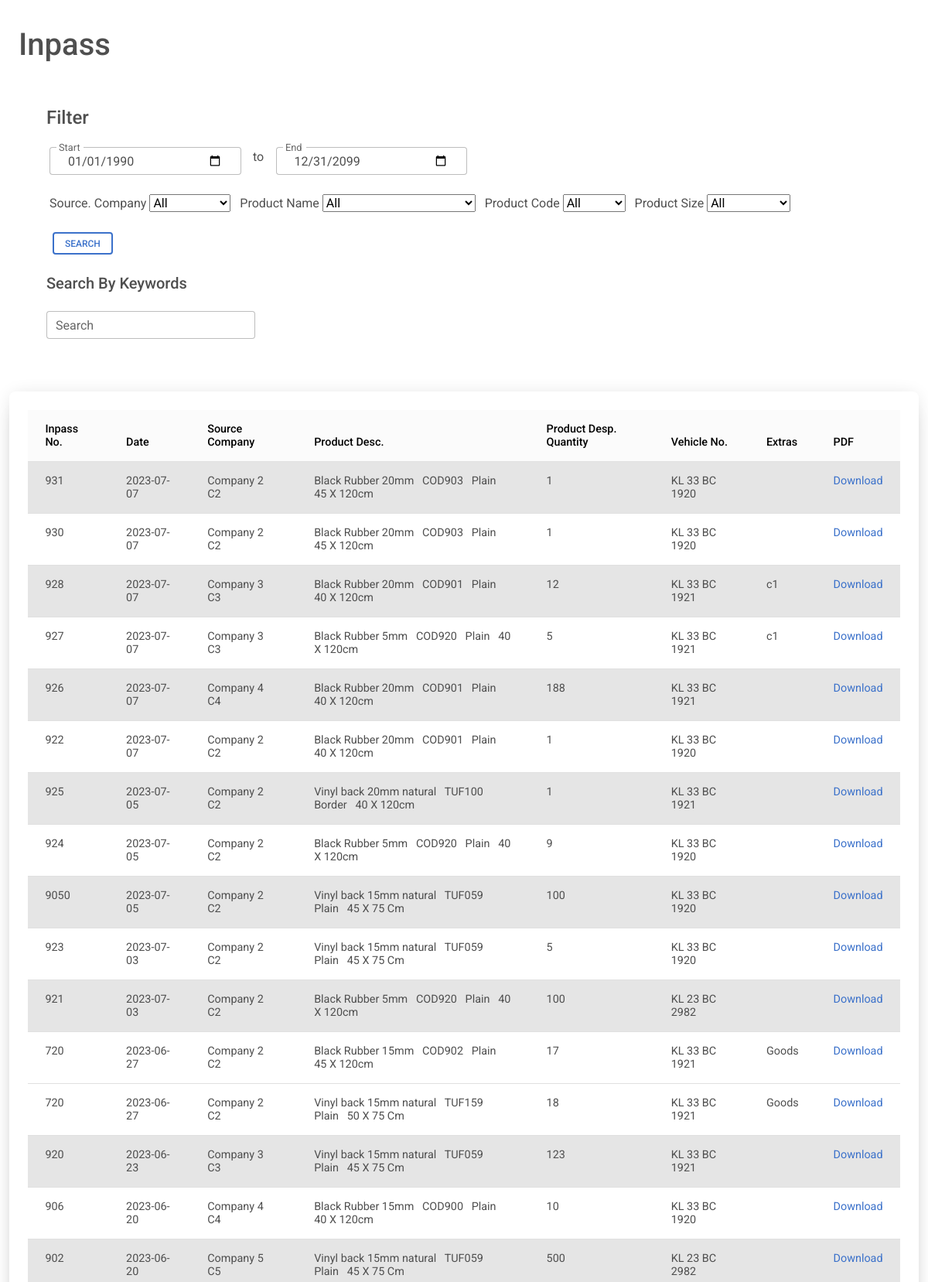
The app's page /inpassshowall.php (upper part) with its own data.
### tables this page shows
CREATE TABLE IF NOT EXISTS `inpass` (
  `no` int NOT NULL AUTO_INCREMENT,
  `date` date NOT NULL,
  `source` varchar(125) NOT NULL,
  `woc` varchar(125) NOT NULL,
  `op` int NOT NULL,
  `vehicleno` varchar(50) NOT NULL,
  `extras` varchar(125) NOT NULL,
  `type` varchar(10) NOT NULL DEFAULT 'inpass',
  `timestamp` timestamp NOT NULL DEFAULT CURRENT_TIMESTAMP,
  PRIMARY KEY (`no`)
);

CREATE TABLE IF NOT EXISTS `inpass_products` (
  `inpass_no` int NOT NULL,
  `product_name` varchar(50) NOT NULL,
  `product_code` varchar(25) NOT NULL,
  `product_design` varchar(50) NOT NULL,
  `product_size` varchar(25) NOT NULL,
  `product_qty` int NOT NULL
);

### inpassshowall.php (the view, shortened to what this page needs)
<?php
include 'conn.php';
?>
<?php
$start = '1990-01-31';
$end = '2099-12-31';
$sql = "select * from inpass,inpass_products where inpass.no = inpass_products.inpass_no";
$sql .= "  AND date BETWEEN '$start' AND '$end' ORDER BY timestamp DESC";
$retval = mysqli_query($conn, $sql);
?>
<html>
<link rel="stylesheet" href="https://cdnjs.cloudflare.com/ajax/libs/font-awesome/6.0.0/css/all.min.css" />
<link rel="stylesheet" href="css/mdb.min.css" />
<body>
    <main> <br>
        <h1 class="mt-2 ms-4">Inpass</h1>
        <div class="container-fluid">
            <div class='row justify-content'>
                <div class="col">
                    <form name="filter" class="bg-white rounded-5 shadow-0-strong p-5" method="post">
                        <h4 class='mb-4'>Filter</h4>
                        <div class="row ms-1 justify-content w-50">
                            <div class="form-outline col">
                                <input type="date" class="form-control" value="1990-01-01" id='start' required
                                    name="start">
                                <label for="start" class="form-label">Start</label>
                            </div>
                            <div class="col col-sm-1">
                                <center>to</center>
                            </div>
                            <div class="form-outline col">
                                <input name="end" class="form-control" value="2099-12-31" id='end' required type="date">
                                <label for="end" class='form-label'>End</label>
                            </div>
                        </div>
                        <div class="col mt-4 mb-4 ms-1">
                            <label>Source. Company</label>
                            <select name='company'>
                                <option selected>All</option>
                            </select>
                            <label>Product Name</label>
                            <select name='product_name'>
                                <option selected>All</option>
                            </select> &nbsp;
                            <label>Product Code</label>
                            <select name='product_code'>
                                <option selected>All</option>
                            </select> &nbsp;
                            <label>Product Size</label>
                            <select name='product_size'>
                                <option selected>All</option>
                            </select>
                        </div> &nbsp;
                        <input type="submit" class=" btn btn-outline-primary btn-sm" data-mdb-ripple-color="dark"
                            name="filter" value="Search">
                        <br> <br>
                        <h5 class='mb-4'>Search By Keywords</h5>
                        <div class='col justify-content w-25'>
                            <div class="input-group">
                                <div class="form-outline">
                                    <input type="text" id='search' class="form-control" name="search"
                                        placeholder="eg. ABC001">
                                    <label class="form-label" for="search">Search</label>
                                </div>
                            </div>
                        </div>
                    </form>
                </div>
            </div>
            <div class="container-fluid mt-1 mb-2 p-2 bg-white rounded-5 shadow-5-strong p-4">
                <table class="table">
                    <thead class="table-light sticky-top">
                        <th>
                            Inpass No.
                        </th>
                        <th>
                            Date
                        </th>
                        <th>
                            Source Company
                        </th>
                        <th>
                            Product Desc.
                        </th>
                        <th>
                            Product Desp. Quantity
                        </th>
                        <th>
                            Vehicle No.
                        </th>
                        <th>
                            Extras
                        </th>
                        <th>
                            PDF
                        </th>
                    </thead>
                    <tbody id="tablebody">
                        <?php
                        $cur_no = -1;
                        $table_active = '';
                        while ($row = $retval->fetch_assoc()) {
                            if ($cur_no == $row['no']) {
                            } else {
                                if ($table_active == 'table-active') {
                                    $table_active = '';
                                } else {
                                    $table_active = 'table-active';
                                }
                            }
                            if (!empty($row)) {
                                echo "
                    <tr class='$table_active'>
                    <td>
                    {$row['no']}
                    </td>
                    <td>
                    {$row['date']}
                    </td>
                    <td>
                    {$row['source']}
                    &nbsp;
                    {$row['woc']}
                    </td>
                    <td>
                    {$row['product_name']}
                    &nbsp;
                    {$row['product_code']}
                    &nbsp;
                    {$row['product_design']}
                    &nbsp;
                    {$row['product_size']}
                    </td>
                    <td>
                    {$row['product_qty']}
                    </td>
                    <td>
                    {$row['vehicleno']}
                    </td>
                    <td>
                    {$row['extras']}
                    </td>
                    <td>
                    <a href='createpdfpass.php?no={$row['no']}&io=inpass' target='_blank' >Download</a>
                    </td>
                    </tr>
                    ";
                                $cur_no = $row['no'];
                            }
                        }
                        ?>
                    </tbody>
                </table>
            </div>
        </div>
    </main>
</body>
</html>

### records on screen
inpass: no "931", date "2023-07-07", source "Company 2", woc "C2", inpass_products.product_name "Black Rubber 20mm", inpass_products.product_code "COD903", inpass_products.product_design "Plain", inpass_products.product_size "45 X 120cm", inpass_products.product_qty "1", vehicleno "KL 33 BC 1920"
inpass: no "930", date "2023-07-07", source "Company 2", woc "C2", inpass_products.product_name "Black Rubber 20mm", inpass_products.product_code "COD903", inpass_products.product_design "Plain", inpass_products.product_size "45 X 120cm", inpass_products.product_qty "1", vehicleno "KL 33 BC 1920"
inpass: no "928", date "2023-07-07", source "Company 3", woc "C3", inpass_products.product_name "Black Rubber 20mm", inpass_products.product_code "COD901", inpass_products.product_design "Plain", inpass_products.product_size "40 X 120cm", inpass_products.product_qty "12", vehicleno "KL 33 BC 1921", extras "c1"
inpass: no "927", date "2023-07-07", source "Company 3", woc "C3", inpass_products.product_name "Black Rubber 5mm", inpass_products.product_code "COD920", inpass_products.product_design "Plain", inpass_products.product_size "40 X 120cm", inpass_products.product_qty "5", vehicleno "KL 33 BC 1921", extras "c1"
inpass: no "926", date "2023-07-07", source "Company 4", woc "C4", inpass_products.product_name "Black Rubber 20mm", inpass_products.product_code "COD901", inpass_products.product_design "Plain", inpass_products.product_size "40 X 120cm", inpass_products.product_qty "188", vehicleno "KL 33 BC 1921"
inpass: no "922", date "2023-07-07", source "Company 2", woc "C2", inpass_products.product_name "Black Rubber 20mm", inpass_products.product_code "COD901", inpass_products.product_design "Plain", inpass_products.product_size "40 X 120cm", inpass_products.product_qty "1", vehicleno "KL 33 BC 1920"
inpass: no "925", date "2023-07-05", source "Company 2", woc "C2", inpass_products.product_name "Vinyl back 20mm natural", inpass_products.product_code "TUF100", inpass_products.product_design "Border", inpass_products.product_size "40 X 120cm", inpass_products.product_qty "1", vehicleno "KL 33 BC 1921"
inpass: no "924", date "2023-07-05", source "Company 2", woc "C2", inpass_products.product_name "Black Rubber 5mm", inpass_products.product_code "COD920", inpass_products.product_design "Plain", inpass_products.product_size "40 X 120cm", inpass_products.product_qty "9", vehicleno "KL 33 BC 1920"
inpass: no "9050", date "2023-07-05", source "Company 2", woc "C2", inpass_products.product_name "Vinyl back 15mm natural", inpass_products.product_code "TUF059", inpass_products.product_design "Plain", inpass_products.product_size "45 X 75 Cm", inpass_products.product_qty "100", vehicleno "KL 33 BC 1920"
inpass: no "923", date "2023-07-03", source "Company 2", woc "C2", inpass_products.product_name "Vinyl back 15mm natural", inpass_products.product_code "TUF059", inpass_products.product_design "Plain", inpass_products.product_size "45 X 75 Cm", inpass_products.product_qty "5", vehicleno "KL 33 BC 1920"
inpass: no "921", date "2023-07-03", source "Company 2", woc "C2", inpass_products.product_name "Black Rubber 5mm", inpass_products.product_code "COD920", inpass_products.product_design "Plain", inpass_products.product_size "40 X 120cm", inpass_products.product_qty "100", vehicleno "KL 23 BC 2982"
inpass: no "720", date "2023-06-27", source "Company 2", woc "C2", inpass_products.product_name "Black Rubber 15mm", inpass_products.product_code "COD902", inpass_products.product_design "Plain", inpass_products.product_size "45 X 120cm", inpass_products.product_qty "17", vehicleno "KL 33 BC 1921", extras "Goods", inpass_products.product_name "Vinyl back 15mm natural", inpass_products.product_code "TUF159", inpass_products.product_size "50 X 75 Cm", inpass_products.product_qty "18"
inpass: no "920", date "2023-06-23", source "Company 3", woc "C3", inpass_products.product_name "Vinyl back 15mm natural", inpass_products.product_code "TUF059", inpass_products.product_design "Plain", inpass_products.product_size "45 X 75 Cm", inpass_products.product_qty "123", vehicleno "KL 33 BC 1921"
inpass: no "906", date "2023-06-20", source "Company 4", woc "C4", inpass_products.product_name "Black Rubber 15mm", inpass_products.product_code "COD900", inpass_products.product_design "Plain", inpass_products.product_size "40 X 120cm", inpass_products.product_qty "10", vehicleno "KL 33 BC 1920"
inpass: no "902", date "2023-06-20", source "Company 5", woc "C5", inpass_products.product_name "Vinyl back 15mm natural", inpass_products.product_code "TUF059", inpass_products.product_design "Plain", inpass_products.product_size "45 X 75 Cm", inpass_products.product_qty "500", vehicleno "KL 23 BC 2982"
